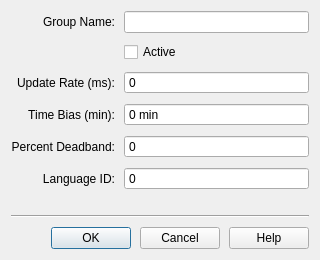
<?xml version="1.0" encoding="UTF-8"?>
<ui version="4.0">
 <class>OPCGroupEditDialog</class>
 <widget class="QDialog" name="OPCGroupEditDialog">
  <property name="geometry">
   <rect>
    <x>0</x>
    <y>0</y>
    <width>320</width>
    <height>260</height>
   </rect>
  </property>
  <property name="windowTitle">
   <string>Dialog</string>
  </property>
  <layout class="QVBoxLayout" name="verticalLayout">
   <property name="spacing">
    <number>9</number>
   </property>
   <item>
    <layout class="QGridLayout" name="gridLayout">
     <property name="spacing">
      <number>9</number>
     </property>
     <item row="5" column="0">
      <widget class="QLabel" name="labelLanguageID">
       <property name="text">
        <string>Language ID:</string>
       </property>
       <property name="alignment">
        <set>Qt::AlignRight|Qt::AlignTrailing|Qt::AlignVCenter</set>
       </property>
      </widget>
     </item>
     <item row="5" column="1">
      <widget class="QSpinBox" name="spinLanguageID">
       <property name="buttonSymbols">
        <enum>QAbstractSpinBox::NoButtons</enum>
       </property>
       <property name="maximum">
        <number>65535</number>
       </property>
      </widget>
     </item>
     <item row="3" column="1">
      <widget class="QSpinBox" name="spinTimeBias">
       <property name="buttonSymbols">
        <enum>QAbstractSpinBox::NoButtons</enum>
       </property>
       <property name="suffix">
        <string> min</string>
       </property>
       <property name="maximum">
        <number>100</number>
       </property>
      </widget>
     </item>
     <item row="1" column="1">
      <widget class="QCheckBox" name="checkActive">
       <property name="text">
        <string>Active</string>
       </property>
      </widget>
     </item>
     <item row="4" column="1">
      <widget class="QSpinBox" name="spinDeadband">
       <property name="buttonSymbols">
        <enum>QAbstractSpinBox::NoButtons</enum>
       </property>
       <property name="maximum">
        <number>100</number>
       </property>
      </widget>
     </item>
     <item row="0" column="1">
      <widget class="QLineEdit" name="editGroupName"/>
     </item>
     <item row="0" column="0">
      <widget class="QLabel" name="labelGroupName">
       <property name="text">
        <string>Group Name:</string>
       </property>
       <property name="alignment">
        <set>Qt::AlignRight|Qt::AlignTrailing|Qt::AlignVCenter</set>
       </property>
      </widget>
     </item>
     <item row="2" column="0">
      <widget class="QLabel" name="labelUpdateRate">
       <property name="text">
        <string>Update Rate (ms):</string>
       </property>
       <property name="alignment">
        <set>Qt::AlignRight|Qt::AlignTrailing|Qt::AlignVCenter</set>
       </property>
      </widget>
     </item>
     <item row="2" column="1">
      <widget class="QSpinBox" name="spinUpdateRate">
       <property name="buttonSymbols">
        <enum>QAbstractSpinBox::NoButtons</enum>
       </property>
       <property name="maximum">
        <number>10000</number>
       </property>
      </widget>
     </item>
     <item row="3" column="0">
      <widget class="QLabel" name="labelTimeBias">
       <property name="text">
        <string>Time Bias (min):</string>
       </property>
       <property name="alignment">
        <set>Qt::AlignRight|Qt::AlignTrailing|Qt::AlignVCenter</set>
       </property>
      </widget>
     </item>
     <item row="4" column="0">
      <widget class="QLabel" name="labelDeadband">
       <property name="text">
        <string>Percent Deadband:</string>
       </property>
       <property name="alignment">
        <set>Qt::AlignRight|Qt::AlignTrailing|Qt::AlignVCenter</set>
       </property>
      </widget>
     </item>
    </layout>
   </item>
   <item>
    <spacer name="verticalSpacer">
     <property name="orientation">
      <enum>Qt::Vertical</enum>
     </property>
     <property name="sizeHint" stdset="0">
      <size>
       <width>20</width>
       <height>0</height>
      </size>
     </property>
    </spacer>
   </item>
   <item>
    <widget class="Line" name="line">
     <property name="orientation">
      <enum>Qt::Horizontal</enum>
     </property>
    </widget>
   </item>
   <item>
    <layout class="QHBoxLayout" name="horizontalLayout">
     <item>
      <spacer name="horizontalSpacer">
       <property name="orientation">
        <enum>Qt::Horizontal</enum>
       </property>
       <property name="sizeHint" stdset="0">
        <size>
         <width>40</width>
         <height>20</height>
        </size>
       </property>
      </spacer>
     </item>
     <item>
      <widget class="QPushButton" name="buttonOK">
       <property name="minimumSize">
        <size>
         <width>80</width>
         <height>0</height>
        </size>
       </property>
       <property name="text">
        <string>OK</string>
       </property>
      </widget>
     </item>
     <item>
      <widget class="QPushButton" name="buttonCancel">
       <property name="minimumSize">
        <size>
         <width>80</width>
         <height>0</height>
        </size>
       </property>
       <property name="text">
        <string>Cancel</string>
       </property>
      </widget>
     </item>
     <item>
      <widget class="QPushButton" name="buttonHelp">
       <property name="minimumSize">
        <size>
         <width>80</width>
         <height>0</height>
        </size>
       </property>
       <property name="text">
        <string>Help</string>
       </property>
      </widget>
     </item>
    </layout>
   </item>
  </layout>
 </widget>
 <tabstops>
  <tabstop>editGroupName</tabstop>
  <tabstop>checkActive</tabstop>
  <tabstop>spinUpdateRate</tabstop>
  <tabstop>spinTimeBias</tabstop>
  <tabstop>spinDeadband</tabstop>
  <tabstop>spinLanguageID</tabstop>
  <tabstop>buttonOK</tabstop>
  <tabstop>buttonCancel</tabstop>
  <tabstop>buttonHelp</tabstop>
 </tabstops>
 <resources/>
 <connections/>
</ui>
